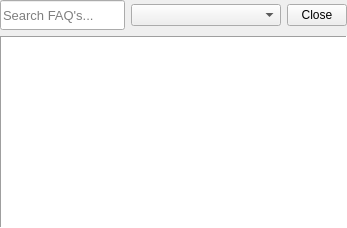
      <widget class="QWidget" name="faq">
       <layout class="QGridLayout" name="gridLayout_3">
        <property name="leftMargin">
         <number>0</number>
        </property>
        <property name="topMargin">
         <number>0</number>
        </property>
        <property name="rightMargin">
         <number>0</number>
        </property>
        <property name="bottomMargin">
         <number>0</number>
        </property>
        <item row="0" column="0">
         <widget class="QLineEdit" name="searchbar_3">
          <property name="minimumSize">
           <size>
            <width>0</width>
            <height>30</height>
           </size>
          </property>
          <property name="font">
           <font>
            <pointsize>10</pointsize>
           </font>
          </property>
          <property name="placeholderText">
           <string>Search FAQ's...</string>
          </property>
         </widget>
        </item>
        <item row="0" column="1">
         <widget class="QComboBox" name="search_column_select_3">
          <property name="minimumSize">
           <size>
            <width>150</width>
            <height>0</height>
           </size>
          </property>
         </widget>
        </item>
        <item row="0" column="2">
         <widget class="QPushButton" name="close_faq">
          <property name="maximumSize">
           <size>
            <width>60</width>
            <height>16777215</height>
           </size>
          </property>
          <property name="text">
           <string>Close</string>
          </property>
         </widget>
        </item>
        <item row="1" column="0" colspan="3">
         <widget class="QTableView" name="search_box_3">
          <property name="sizePolicy">
           <sizepolicy hsizetype="Expanding" vsizetype="Expanding">
            <horstretch>0</horstretch>
            <verstretch>0</verstretch>
           </sizepolicy>
          </property>
          <property name="minimumSize">
           <size>
            <width>0</width>
            <height>0</height>
           </size>
          </property>
          <property name="frameShape">
           <enum>QFrame::Panel</enum>
          </property>
          <property name="verticalScrollBarPolicy">
           <enum>Qt::ScrollBarAlwaysOff</enum>
          </property>
          <property name="horizontalScrollBarPolicy">
           <enum>Qt::ScrollBarAlwaysOff</enum>
          </property>
          <property name="editTriggers">
           <set>QAbstractItemView::NoEditTriggers</set>
          </property>
          <property name="selectionBehavior">
           <enum>QAbstractItemView::SelectRows</enum>
          </property>
          <attribute name="horizontalHeaderVisible">
           <bool>false</bool>
          </attribute>
          <attribute name="horizontalHeaderStretchLastSection">
           <bool>true</bool>
          </attribute>
          <attribute name="verticalHeaderVisible">
           <bool>false</bool>
          </attribute>
         </widget>
        </item>
       </layout>
      </widget>
